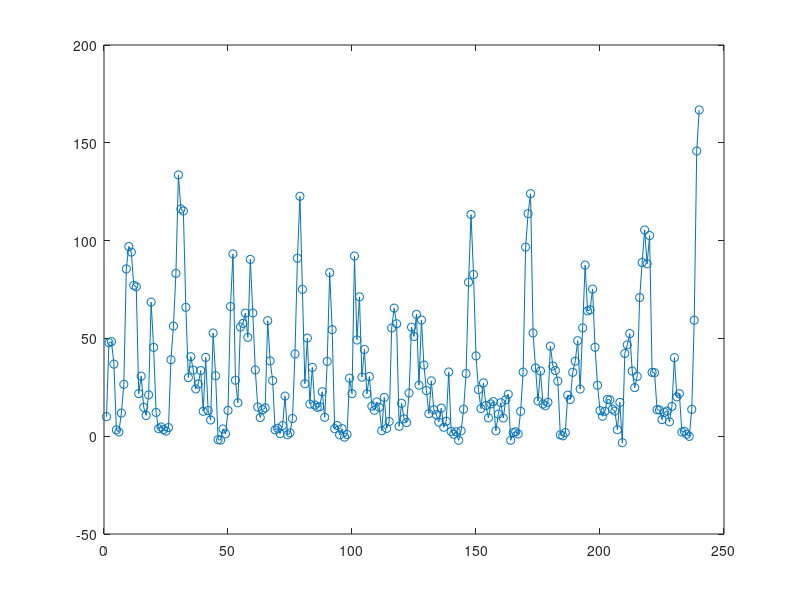

Here is the MATLAB script that generated this plot:
clear all
close all

% Saapuvien autojen jakauman ominaisuudet vuorokauden aikana
expected = [3 3 3 3 3 3 10 20 60 40 30 20 40 20 30 14 13 15 15 10 8 3 3 3];
variance = [3 3 3 2 2 2 3 5 7 10 10 10 7 5 3 2 2 3 3 4 4 2 2 2];

length = 240; % simulointiaika tunteina
cars = zeros(1,length); 
cars(1) = 10; % alustetaan autojen m��r� ajan funktiona

norm = sum( (0.7*ones(1,5)).^(1:5) );
weights = 1/norm * (0.7*ones(1,5)).^(1:5); % poistuvien autojen painokertoimet


i = 1;
while (i<length)
   
   % saapuvien autojen m��r� ajanhetkell� i:
   carsEntering = normrnd(expected(1 + rem(i,23)),variance(1 + rem(i,23)));
   
   % autot viimeiselt� viidelt� tunnilta
   lastCars = cars(max(i-4,1):i);
   
   % poistuvien autojen m��r� (lastCars painotettu weightsill� + virhe)
   carsLeaving = sum(lastCars .* weights((end+1-size(lastCars,2)):end)) + normrnd(0,25);
   
   % autojen m��r� seuraavalla ajanhetkell�, rajoitettu v�lille 0-200.
   cars(i+1) = min(max(cars(i) - carsLeaving,0)+carsEntering,200);
    
   i = i + 1;
    
    
    
end
% pystyviivat keskiy�h�n?
plot(cars,'-o')